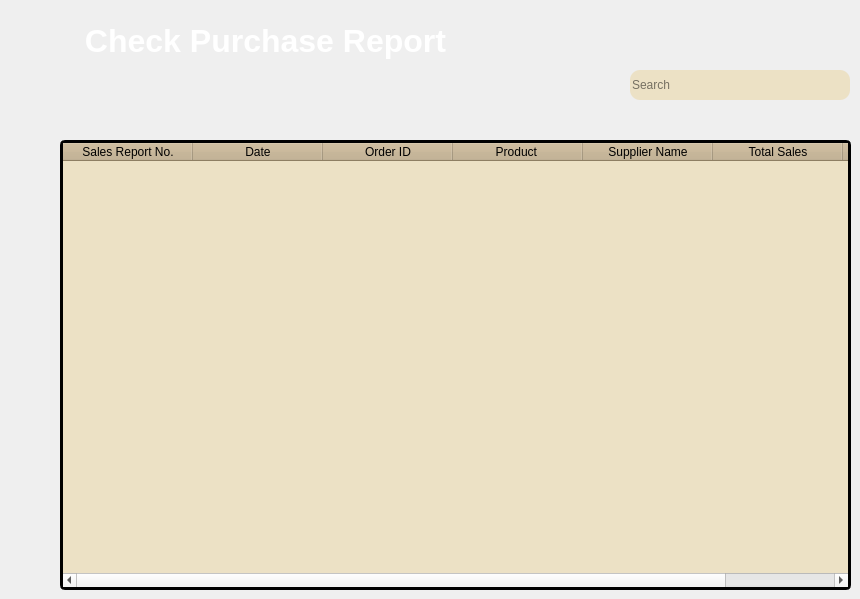
            <widget class="QWidget" name="SalesReportPage">
             <widget class="QTableWidget" name="SalesReportTable">
              <property name="geometry">
               <rect>
                <x>60</x>
                <y>140</y>
                <width>791</width>
                <height>450</height>
               </rect>
              </property>
              <property name="styleSheet">
               <string notr="true">QTableWidget {
    border: 3px solid black;
    border-radius: 5px;
    background-color: #ECE1C5;
}

QHeaderView::section {
    background-color: #C5B08A;
}</string>
              </property>
              <property name="editTriggers">
               <set>QAbstractItemView::DoubleClicked|QAbstractItemView::SelectedClicked</set>
              </property>
              <property name="tabKeyNavigation">
               <bool>false</bool>
              </property>
              <property name="showDropIndicator" stdset="0">
               <bool>false</bool>
              </property>
              <property name="selectionMode">
               <enum>QAbstractItemView::SingleSelection</enum>
              </property>
              <property name="selectionBehavior">
               <enum>QAbstractItemView::SelectRows</enum>
              </property>
              <attribute name="horizontalHeaderDefaultSectionSize">
               <number>130</number>
              </attribute>
              <attribute name="verticalHeaderVisible">
               <bool>false</bool>
              </attribute>
              <attribute name="verticalHeaderHighlightSections">
               <bool>false</bool>
              </attribute>
              <column>
               <property name="text">
                <string>Sales Report No.</string>
               </property>
              </column>
              <column>
               <property name="text">
                <string>Date</string>
               </property>
              </column>
              <column>
               <property name="text">
                <string>Order ID</string>
               </property>
              </column>
              <column>
               <property name="text">
                <string>Product </string>
               </property>
              </column>
              <column>
               <property name="text">
                <string>Supplier Name</string>
               </property>
              </column>
              <column>
               <property name="text">
                <string>Total Sales</string>
               </property>
              </column>
              <column>
               <property name="text">
                <string>Payment Method</string>
               </property>
              </column>
             </widget>
             <widget class="QLabel" name="purchaseicon_label">
              <property name="geometry">
               <rect>
                <x>30</x>
                <y>10</y>
                <width>50</width>
                <height>56</height>
               </rect>
              </property>
              <property name="text">
               <string/>
              </property>
              <property name="pixmap">
               <pixmap resource="resources.qrc">:/newPrefix/icons8-graph-report-50.png</pixmap>
              </property>
              <property name="scaledContents">
               <bool>false</bool>
              </property>
             </widget>
             <widget class="QLabel" name="purchase_label">
              <property name="geometry">
               <rect>
                <x>80</x>
                <y>20</y>
                <width>371</width>
                <height>41</height>
               </rect>
              </property>
              <property name="styleSheet">
               <string notr="true">background-color: transparent;
font-size: 32px;
color: #FFFFFF;
font: &quot;Inter&quot;;
font-weight: bold;
</string>
              </property>
              <property name="text">
               <string>Check Purchase Report</string>
              </property>
              <property name="alignment">
               <set>Qt::AlignCenter</set>
              </property>
             </widget>
             <widget class="QLineEdit" name="Search3">
              <property name="geometry">
               <rect>
                <x>630</x>
                <y>70</y>
                <width>220</width>
                <height>30</height>
               </rect>
              </property>
              <property name="font">
               <font>
                <family>Microsoft YaHei UI</family>
                <pointsize>9</pointsize>
               </font>
              </property>
              <property name="styleSheet">
               <string notr="true">background-color:#ECE1C5;
border-radius:10px;</string>
              </property>
              <property name="text">
               <string/>
              </property>
              <property name="alignment">
               <set>Qt::AlignJustify|Qt::AlignVCenter</set>
              </property>
              <property name="dragEnabled">
               <bool>true</bool>
              </property>
              <property name="readOnly">
               <bool>false</bool>
              </property>
              <property name="placeholderText">
               <string>Search</string>
              </property>
              <property name="clearButtonEnabled">
               <bool>false</bool>
              </property>
             </widget>
             <widget class="QLabel" name="searchicon_label_2">
              <property name="geometry">
               <rect>
                <x>820</x>
                <y>70</y>
                <width>30</width>
                <height>30</height>
               </rect>
              </property>
              <property name="text">
               <string/>
              </property>
              <property name="pixmap">
               <pixmap resource="resources.qrc">:/newPrefix/icons8-search-24.png</pixmap>
              </property>
              <property name="alignment">
               <set>Qt::AlignCenter</set>
              </property>
             </widget>
            </widget>
